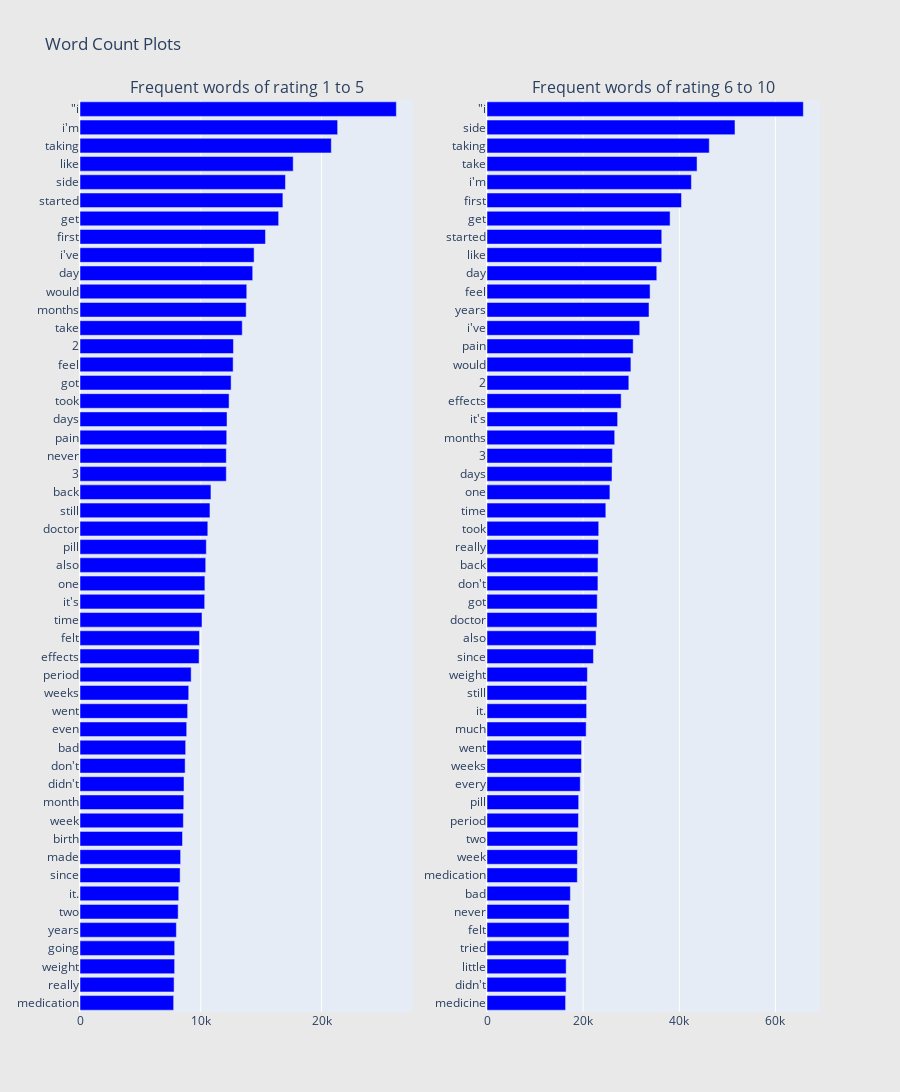

Notebook cell for this chart:
### Code cell
## custom function for ngram generation ##
from nltk.corpus import stopwords
import re
import nltk
nltk.download('stopwords')
STOPWORDS = nltk.corpus.stopwords.words('english')
def generate_ngrams(text, n_gram=1):
    token = [token for token in text.lower().split(" ") if token != "" if token not in STOPWORDS]
    ngrams = zip(*[token[i:] for i in range(n_gram)])
    return [" ".join(ngram) for ngram in ngrams]

## custom function for horizontal bar chart ##
def horizontal_bar_chart(df, color):
    trace = go.Bar(
        y=df["word"].values[::-1],
        x=df["wordcount"].values[::-1],
        showlegend=False,
        orientation = 'h',
        marker=dict(
            color=color,
        ),
    )
    return trace

## Get the bar chart from rating  8 to 10 review ##
freq_dict = defaultdict(int)
for sent in df_all_1_5["review"]:
    for word in generate_ngrams(sent):
        freq_dict[word] += 1
fd_sorted = pd.DataFrame(sorted(freq_dict.items(), key=lambda x: x[1])[::-1])
fd_sorted.columns = ["word", "wordcount"]
trace0 = horizontal_bar_chart(fd_sorted.head(50), 'blue')

## Get the bar chart from rating  4 to 7 review ##
freq_dict = defaultdict(int)
for sent in df_all_6_10["review"]:
    for word in generate_ngrams(sent):
        freq_dict[word] += 1
fd_sorted = pd.DataFrame(sorted(freq_dict.items(), key=lambda x: x[1])[::-1])
fd_sorted.columns = ["word", "wordcount"]
trace1 = horizontal_bar_chart(fd_sorted.head(50), 'blue')

# Creating two subplots
fig = tools.make_subplots(rows=1, cols=2, vertical_spacing=0.04,
                          subplot_titles=["Frequent words of rating 1 to 5", 
                                          "Frequent words of rating 6 to 10"])
fig.append_trace(trace0, 1, 1)
fig.append_trace(trace1, 1, 2)
fig['layout'].update(height=1200, width=900, paper_bgcolor='rgb(233,233,233)', title="Word Count Plots")
py.iplot(fig, filename='word-plots')

### Figure 1 — Plotly figure (JSON) as saved in the notebook; plotly's stock layout.template omitted (floating-point values rounded to 4 significant figures)
{"data": [{"marker": {"color": "blue"}, "orientation": "h", "showlegend": false, "type": "bar", "x": [7753, 7789, 7834, 7839, 7977, 8126, 8176, 8289, 8330, 8486, 8557, 8590, 8609, 8703, 8748, 8832, 8911, 9001, 9203, 9858, 9891, 10100, 10322, 10339, 10407, 10457, 10581, 10759, 10840, 12111, 12113, 12147, 12171, 12341, 12510, 12678, 12703, 13431, 13758, 13804, 14298, 14413, 15353, 16445, 16795, 17008, 17649, 20804, 21329, 26189], "xaxis": "x", "y": ["medication", "really", "weight", "going", "years", "two", "it.", "since", "made", "birth", "week", "month", "didn&#039;t", "don&#039;t", "bad", "even", "went", "weeks", "period", "effects", "felt", "time", "it&#039;s", "one", "also", "pill", "doctor", "still", "back", "3", "never", "pain", "days", "took", "got", "feel", "2", "take", "months", "would", "day", "i&#039;ve", "first", "get", "started", "side", "like", "taking", "i&#039;m", "\"i"], "yaxis": "y"}, {"marker": {"color": "blue"}, "orientation": "h", "showlegend": false, "type": "bar", "x": [16346, 16463, 16466, 17006, 17068, 17080, 17343, 18785, 18806, 18849, 19028, 19071, 19401, 19642, 19664, 20629, 20720, 20730, 20880, 22141, 22689, 22875, 22930, 23073, 23083, 23182, 23240, 24716, 25567, 26004, 26083, 26561, 27169, 27905, 29502, 29935, 30410, 31774, 33698, 33921, 35318, 36347, 36350, 38085, 40461, 42518, 43695, 46237, 51586, 65806], "xaxis": "x2", "y": ["medicine", "didn&#039;t", "little", "tried", "felt", "never", "bad", "medication", "week", "two", "period", "pill", "every", "weeks", "went", "much", "it.", "still", "weight", "since", "also", "doctor", "got", "don&#039;t", "back", "really", "took", "time", "one", "days", "3", "months", "it&#039;s", "effects", "2", "would", "pain", "i&#039;ve", "years", "feel", "day", "like", "started", "get", "first", "i&#039;m", "take", "taking", "side", "\"i"], "yaxis": "y2"}], "layout": {"annotations": [{"font": {"size": 16}, "showarrow": false, "text": "Frequent words of rating 1 to 5", "x": 0.225, "xanchor": "center", "xref": "paper", "y": 1, "yanchor": "bottom", "yref": "paper"}, {"font": {"size": 16}, "showarrow": false, "text": "Frequent words of rating 6 to 10", "x": 0.775, "xanchor": "center", "xref": "paper", "y": 1, "yanchor": "bottom", "yref": "paper"}], "height": 1200, "paper_bgcolor": "rgb(233,233,233)", "title": {"text": "Word Count Plots"}, "width": 900, "xaxis": {"anchor": "y", "domain": [0, 0.45]}, "xaxis2": {"anchor": "y2", "domain": [0.55, 1]}, "yaxis": {"anchor": "x", "domain": [0, 1]}, "yaxis2": {"anchor": "x2", "domain": [0, 1]}}}
